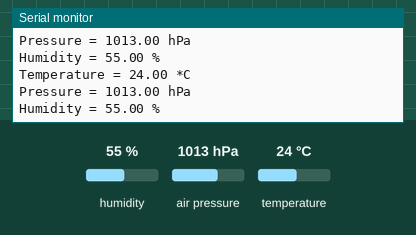
Bench run of a sketch on a simulated Arduino Uno, built with avr-gcc and run on an emulated ATmega328P. Parts: the last lines printed to the serial monitor. The inputs (shaded band) are chosen by the test bench; at power-on: humidity 55 %, air pressure 1013 hPa, temperature 24 °C.

Above: at 1.8 s.
1.9 s: humidity set to 22 %
At 2.8 s:
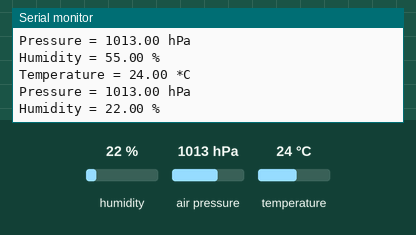
3.4 s: air pressure set to 952 hPa
At 4.7 s:
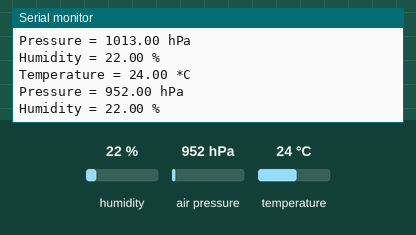
4.9 s: temperature set to 12 °C
At 5.7 s:
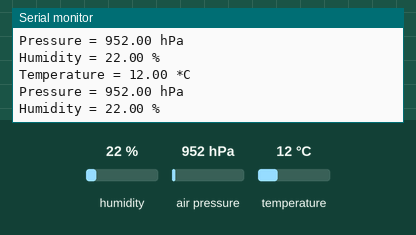

Measured:
- after the input at 1.9 s, the serial monitor: prints a new line after 0.12 s (image 1)
- after the input at 3.4 s, the serial monitor: prints a new line after 0.63 s (image 2)
- after the input at 4.9 s, the serial monitor: prints a new line after 0.13 s (image 3)

The sketch:

Lesson_1.ino
```cpp
/***************************************************************************
  Lesson 1

  Harte Microcontroller Workshop
 ***************************************************************************/

#include <Wire.h>
#include <Adafruit_Sensor.h>
#include <Adafruit_BME280.h>

#define SEALEVELPRESSURE_HPA (1019.64) /* Sealevel pressure in millibar */

Adafruit_BME280 bme;                    // BME280 Enviromental Sensor in I2C mode (default).

unsigned long delayTime = 1000; // Time to wait after each loop in milliseconds.

struct MSR {
  float temperature;
  float pressure;
  float humidity;
  // char datetime[20];
} measurements;

void setup() {
  Serial.begin(115200);
  Serial.println(F("Begin Lesson 1"));

  Serial.println(F("Starting BME 280 Sensor"));
  if (!startSensor()) {
    stopError();
    return;
  }
}

void loop() {
  getValues();
  printValues();
  delay(delayTime);
}

bool startSensor() {
  if (!bme.begin(0x76)) {
      Serial.println("Could not find a valid BME280 sensor, check wiring!");
      return false;
  }

  return true;
}

void getValues() {
  measurements.temperature = bme.readTemperature();
  measurements.pressure = bme.readPressure() / 100.0F;
  measurements.humidity = bme.readHumidity();
}

void printValues() {
  Serial.println();

  Serial.print("Temperature = ");
  Serial.print(measurements.temperature);
  Serial.println(" *C");

  Serial.print("Pressure = ");
  Serial.print(measurements.pressure);
  Serial.println(" hPa");

  Serial.print("Humidity = ");
  Serial.print(measurements.humidity);
  Serial.println(" %");

  Serial.println();
}

void turnOnBlueLED() {
  pinMode(LED_BUILTIN, OUTPUT);
  digitalWrite(LED_BUILTIN, HIGH);
}

void turnOffBlueLED() {
  pinMode(LED_BUILTIN, OUTPUT);
  digitalWrite(LED_BUILTIN, LOW);
}

void stopError() {
  while (1) {
    turnOnBlueLED();
    delay(100);
    turnOffBlueLED();
    delay(100);
    turnOnBlueLED();
    delay(100);
    turnOffBlueLED();
    delay(800);
  }
}
```
